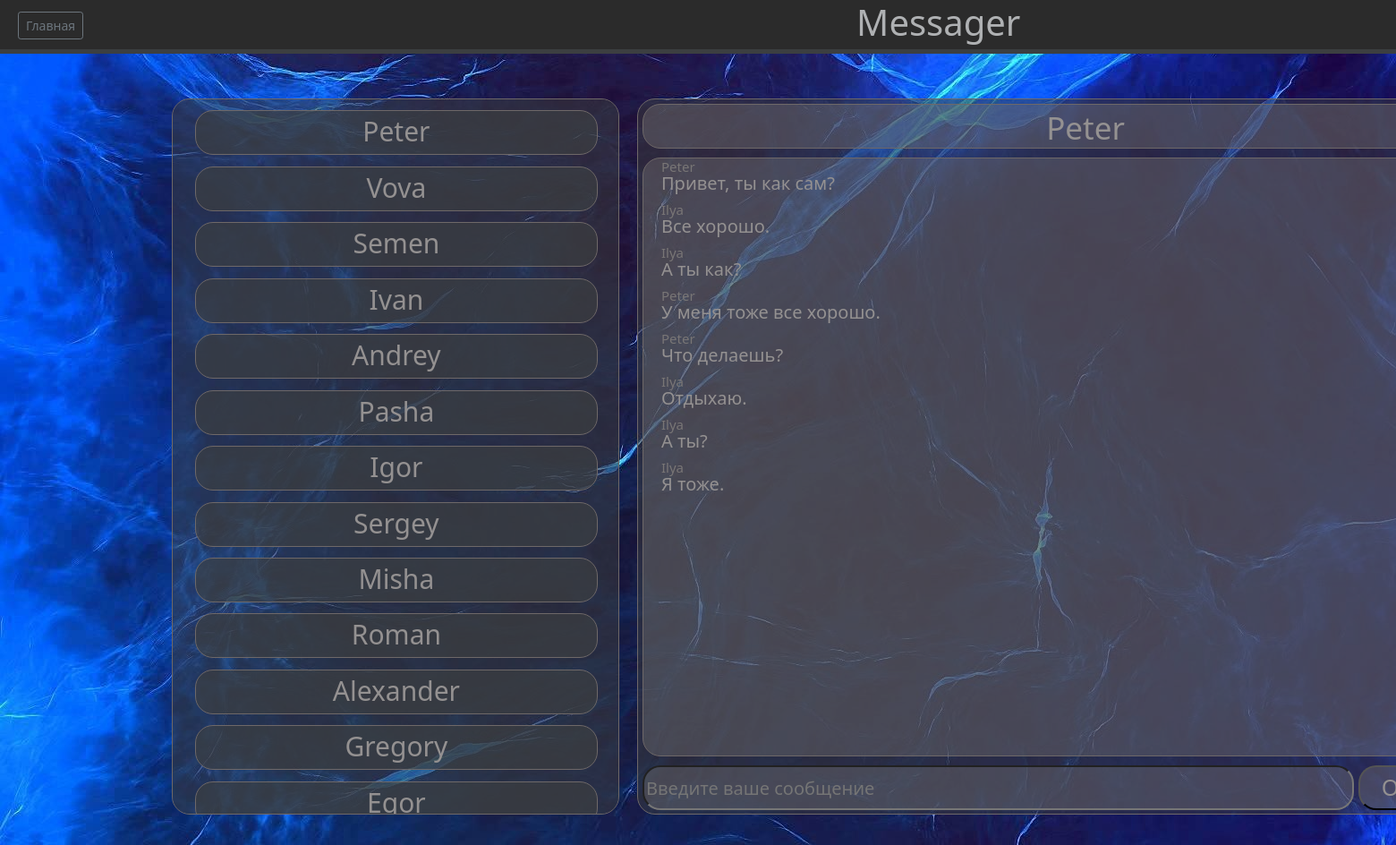
The app's page /message/Peter (signed in) with its own data.
### app.py (models this page shows)
class User(db.Model, UserMixin):
    id = db.Column(db.Integer, primary_key=True)
    login = db.Column(db.String(300), nullable=False)
    password = db.Column(db.String(300), nullable=False)

class messages(db.Model, UserMixin):
    id = db.Column(db.Integer, primary_key=True)
    sender = db.Column(db.String(300), nullable=False)
    room = db.Column(db.String(300), nullable=False)
    message = db.Column(db.String(300), nullable=False)

### app.py (the view, shortened to what this page needs)
@app.route('/message/<string:name>', methods=['POST', 'GET'])
@login_required
def data(name):
    room = 'global'
    user = current_user.login
    if rooms.query.filter_by(user_one=user, user_two=name).first():
        room = rooms.query.filter_by(user_one=user, user_two=name).first()
    elif rooms.query.filter_by(user_one=name, user_two=user).first():
        room = rooms.query.filter_by(user_one=name, user_two=user).first()
    messages_list = messages.query.filter_by(room=room.room).all()
    return render_template('message.html', friend=name, friends=db.session.query(User.login).all(), user=current_user.login, room=room.room, messages=messages_list)

### app.py (called while the page is built)
@login_manager.user_loader
def load_user(user_id):
    return User.query.get(user_id)

### templates/message.html (shortened to what this page needs)
{% extends 'main.html' %}
{% block messages %}
    <div class="name_recipient">
        <p class="name">{{ friend }}</p>
    </div>
    <div id="chat" class="messages prokrutka">
        {% for el in messages %}
            {% if el.sender == user %}
                <h1 class="name_send">{{ el.sender }}</h1>
                <h1 class="user_mes">{{ el.message }}</h1>
            {% elif el.sender == friend %}
                <h1 class="name_send">{{ el.sender }}</h1>
                <h1 class="user_mes">{{ el.message }}</h1>
            {% endif %}
        {% endfor %}
    </div>
    <div class="send_out">
        <input class="send_messages" id="mymes" type="text" placeholder="Введите ваше сообщение">
        <button id="sendmess" class="send">Отправить</button>
    </div>
{% endblock %}

### templates/main.html (shortened to what this page needs)
{% extends 'index.html' %}
{% block main %}
    <div class="main">
        <div class="flex hw">
            <div class="friends-list prokrutka">
            {% for el in friends %}
                {% if el.login != user %}
                    <div class="friends">
                        <a class="friends-cur" href="/message/{{ el.login }}"> {{ el.login }} </a>
                    </div>
                {% endif %}
            {% endfor %}
            </div>
            <div class="message">
                {% block messages %}
                {% endblock %}
            </div>
        </div>
    </div>
{% endblock %}

### static/css/main.css (style rules this page uses)
body { background-size: 100%; }
.prokrutka { border: 1px solid #6e6868; overflow: auto; }
.flex { display: flex; }
.friends-list { margin-left: 10%; margin-top: 50px; background: rgba(60, 63, 65, 0.50); height: 800px; width: 500px; border-radius: 20px; }
.message { border: 1px solid #6e6868; background: rgba(60, 63, 65, 0.50); margin-top: 50px; margin-left: 20px; height: 800px; width: 1003px; border-radius: 20px; }
.friends { margin-left: 5%; margin-top: 2.5%; background: rgba(60, 63, 65, 0.7); height: 50px; width: 450px; border-radius: 20px; border: 1px solid #6e6868; color: #949191; text-align: center; font-size: 30px; }
.friends-cur { text-decoration: none; color: #949191; }
.name_recipient { border: 1px solid #6e6868; width: 990px; height: 50px; background: rgba(115, 113, 113, 0.41); border-radius: 20px; margin-top: 5px; margin-left: 5px; }
.messages { margin-top: 10px; width: 990px; margin-left: 5px; height: 669px; background: rgba(115, 113, 113, 0.41); border-radius: 20px; }
.send_messages { margin-left: 5px; width: 795px; height: 50px; background: rgba(115, 113, 113, 0.41); border-radius: 20px; font-size: 20px; margin-top: 10px; }
.send { background: rgba(115, 113, 113, 0.41); border-radius: 20px; margin-left: 5px; height: 50px; width: 185px; color: #949191; font-size: 25px; margin-top: 10px; }
.name { color: #949191; font-size: 35px; text-align: center; }
.send_out { width: 1000px; height: 100px; display: flex; }
body { width: 1920px; height: 900px; }
.user_mes { color: #949191; font-size: 20px; margin-left: 20px; margin-top: -10px; }
.name_send { color: #797676; font-size: 15px; margin-left: 20px; }

### records on screen
User: login "Peter"
User: login "Vova"
User: login "Semen"
User: login "Ivan"
User: login "Andrey"
User: login "Pasha"
User: login "Igor"
User: login "Sergey"
User: login "Misha"
User: login "Roman"
User: login "Alexander"
User: login "Gregory"
User: login "Egor"
messages: sender "Peter", message "Привет, ты как сам?"
messages: sender "Ilya", message "Все хорошо."
messages: sender "Ilya", message "А ты как?"
messages: sender "Peter", message "У меня тоже все хорошо."
messages: sender "Peter", message "Что делаешь?"
messages: sender "Ilya", message "Отдыхаю."
messages: sender "Ilya", message "А ты?"
messages: sender "Ilya", message "Я тоже."

### other values on screen
{{ friend }} "Peter"
